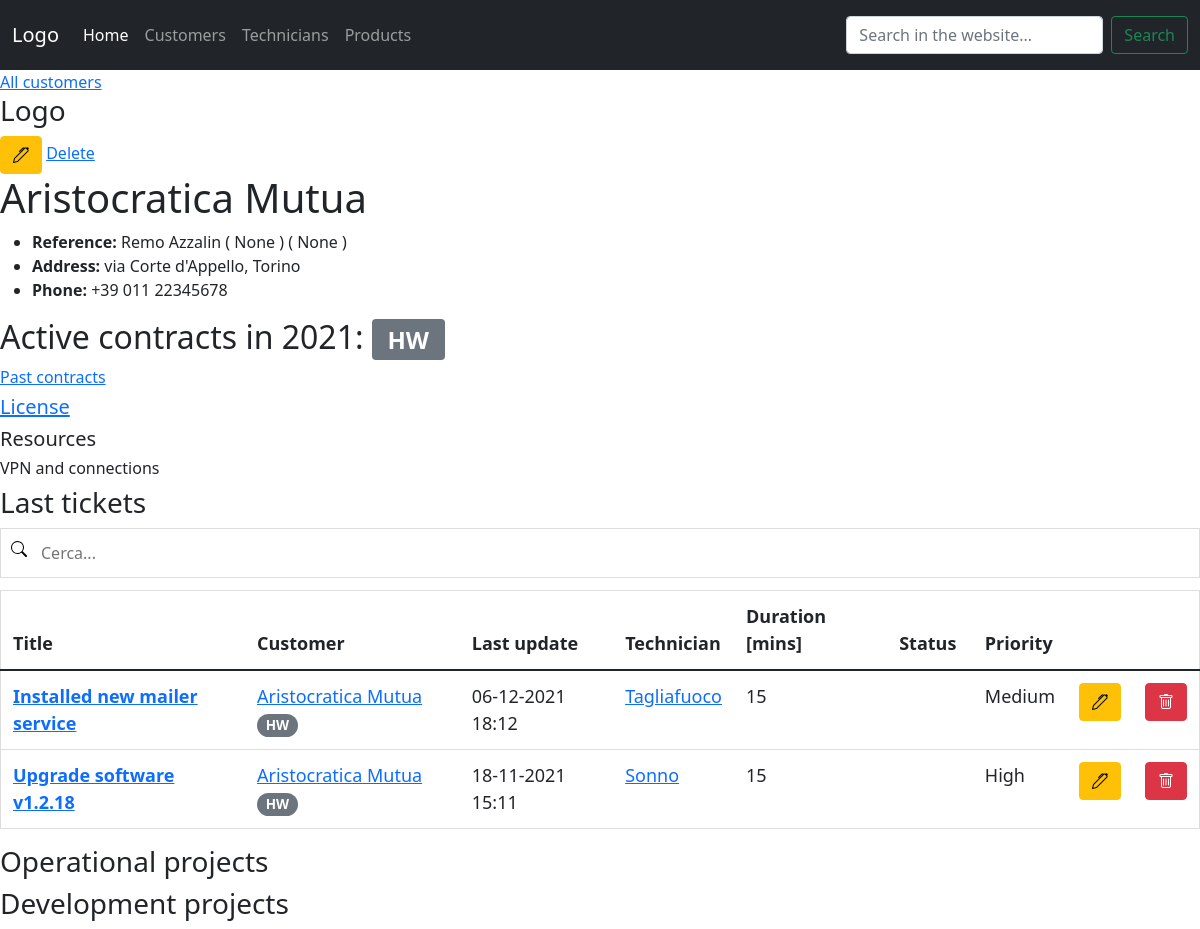
/customer/1, run on an earlier commit of the app's database.
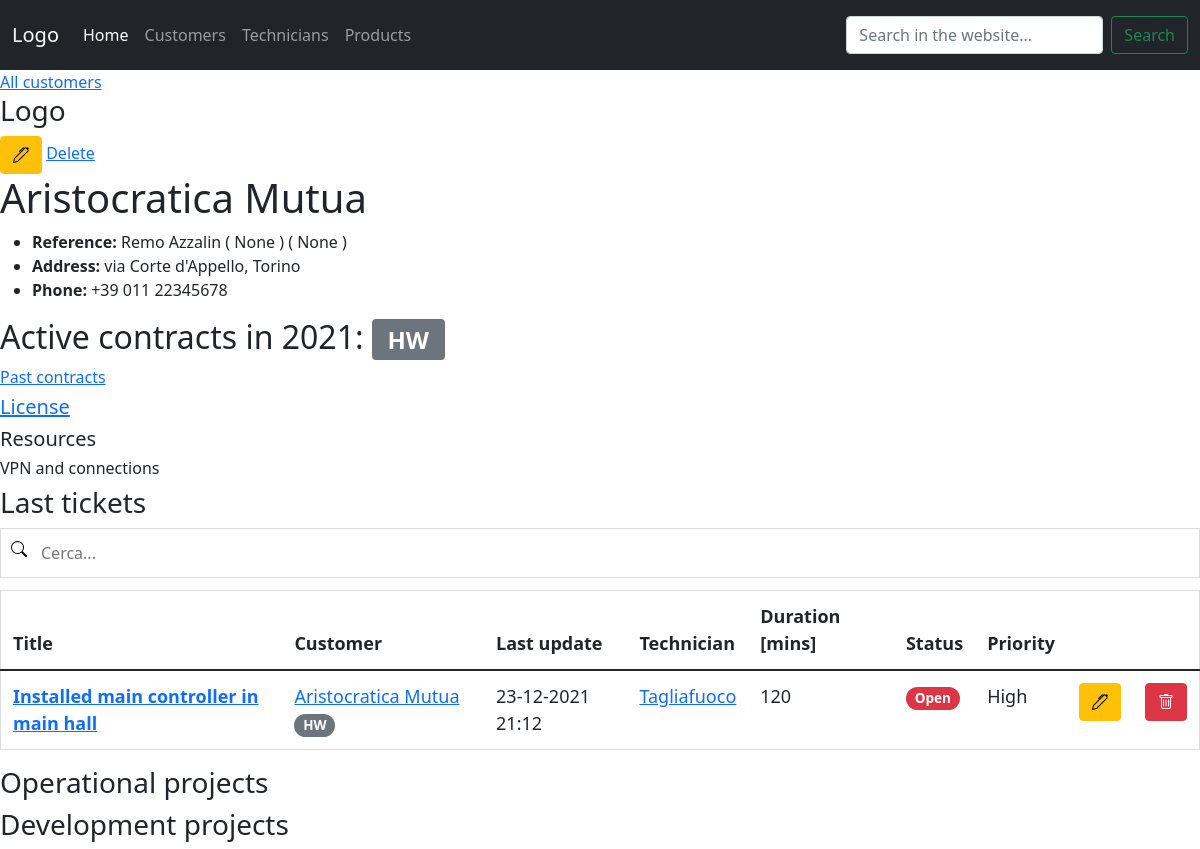
And on a later commit of the database.
### hotline/models.py (models this page shows, shortened)
class ticket(models.Model):
    customer_id = models.ForeignKey('customer', on_delete=models.PROTECT)
    technician_id = models.ForeignKey('technician', on_delete=models.PROTECT)
    products = models.ManyToManyField('product', blank=True)
    title = models.CharField(max_length=255, blank=True)
    updated_at = models.DateTimeField(auto_now=True)
    notes = models.TextField(blank=True)
    duration = models.IntegerField()
    status_id = models.ForeignKey('status', default='1', on_delete=models.PROTECT)
    priority_id = models.ForeignKey('priority', default='1', on_delete=models.PROTECT)
    created_at = models.DateTimeField(auto_now_add=True)
    order_number = models.IntegerField(null=True, blank=True)

class customer(models.Model):
    name = models.CharField(max_length=255)
    reference = models.CharField(max_length=255)
    reference_phone = models.CharField(max_length=50, null=True, blank=True)
    reference_email = models.CharField(max_length=50, null=True, blank=True)
    address = models.CharField(max_length=255, null=True, blank=True)
    phone = models.CharField(max_length=255, null=True, blank=True)
    sw_contract = BooleanField(default=False)
    hw_contract = BooleanField(default=False)
    def __str__(self):
        return self.name

class technician(models.Model):
    first_name = models.CharField(max_length=50)
    last_name = models.CharField(max_length=50)
    office_phone = models.CharField(max_length=15, null=True, blank=True)
    mobile_phone = models.CharField(max_length=15, null=True, blank=True)
    email = models.CharField(max_length=100, null=True, blank=True)
    department_id = ForeignKey('department', on_delete=models.PROTECT)
    def __str__(self):
        return self.last_name

class priority(models.Model):
    PRIORITY_COLORS = [
        ('red', 'Red'),
        ('orange', 'Orange'),
        ('yellow', 'Yellow'),
        ('green', 'Green'),
    ]
    name = models.CharField(max_length=50, default='low')
    color = models.CharField(max_length=50, default='green', choices=PRIORITY_COLORS)
    def __str__(self):
        return self.name

class status(models.Model):
    STATUS_COLORS = [     # Values from pill badges in Bootstrap
        ('bg-danger','red'),
        ('bg-warning','orange'),
        ('bg-light','white'),
        ('bg-success','green')
    ]
    name = models.CharField(max_length=50, default='pending')
    color = models.CharField(max_length=50, default='red', choices=STATUS_COLORS)
    def __str__(self):
        return self.name

### hotline/views.py (the view)
# urls.py: path('customer/<str:pk>', views.customer_detail, name="customer_detail"),
def customer_detail(request, pk):
    my_customer = customer.objects.get(id=pk)
    tickets = all_tickets.filter(customer_id=pk).order_by('-updated_at')
    current_year = datetime.now().year
    context = {
        'my_customer': my_customer,
        'tickets': tickets,
        'current_year': current_year
    }
    return render(request, 'hotline/customer_detail.html', context)

### hotline/templates/hotline/customer_detail.html (shortened to what this page needs)
{% extends 'hotline/home.html' %}
{% block content %}
<a href="{% url 'customer_list' %}">All customers</a>
<h3>Logo</h3>
<a href="{% url 'update_customer' my_customer.id %}"><span class="btn btn-warning"><i class="bi bi-pen"></i></span></a> <a href="#">Delete</a>
<h1>{{ my_customer.name }}</h1>
<ul>
    <li><b>Reference:</b> {{ my_customer.reference }} ( {{ my_customer.reference_phone }} ) ( {{ my_customer.reference_email }} )</li>
    <li><b>Address:</b> {{ my_customer.address }}</li>
    <li><b>Phone:</b> {{ my_customer.phone }}</li>
</ul>
<h2>Active contracts in {{ current_year }}:
    {% if my_customer.hw_contract == True %}
    <span class="badge bg-secondary">HW</span>
    {% endif %}
</h2>
<h6><a href="#">Past contracts</a></h6>
<h5><a href="#">License</a></h5>
<h5>Resources</h5>
<h6>VPN and connections</h6>
<h3>Last tickets</h3>
{% include 'hotline/ticket_table.html' %}
<h3>Operational projects</h3>
<h3>Development projects</h3>
{% endblock %}

### hotline/templates/hotline/ticket_table.html (shortened to what this page needs)
<input type="text" id="SearchInput" onkeyup="filterTable()" placeholder="Cerca..." title="Type in a name">
<table id="searchableTable" class="table table-responsive table-hover">
    <thead class="thead dark">
        <tr>
            <th scope="col">Title</th>
            <th scope="col">Customer</th>
            <th scope="col">Last update</th>
            <th scope="col">Technician</th>
            <th scope="col">Duration [mins]</th>
            <th scope="col">Status</th>
            <th scope="col">Priority</th>
            <th scope="col"></th>
            <th scope="col"></th>
        </tr>
    </thead>
    <tbody>
        {% for ticket in tickets %}
        <tr>
            <td><a href="{% url 'ticket_detail' ticket.id %}"><b>{{ticket.title}}</b></a></td>
            <td><a href="{% url 'customer_detail' ticket.customer_id.id %}">{{ticket.customer_id}}</a>
                {% if ticket.customer_id.hw_contract == True %}
                <span class="badge rounded-pill bg-secondary" data-bs-toogle="tooltip" data-bs-placement="top" title="HARDWARE maintenance contract for {{current_year}}">HW</span>
                {% endif %}
            </td>
            <td>{{ticket.updated_at|date:"d-m-Y H:m"}}</td>
            <td><a href="{% url 'technician_detail' ticket.technician_id.id %}">
                {{ticket.technician_id}}</a></td>
            <td>{{ticket.duration}}</td>
            <td><span class="badge rounded-pill {{ticket.status_id.color}}">{{ticket.status_id}}</span></td>
            <td>{{ticket.priority_id}}</td>
            <td><a href="{% url 'update_ticket' ticket.id %}"><span class="btn btn-warning"><i class="bi bi-pen"></i></span></a></td>
            <td><a href="#"><span class="btn btn-danger"><i class="bi bi-trash"></i></span></a></td>
        </tr>
        {% endfor %}
    </tbody>
</table>

What changed in the data, as far as the page shows it:
removed ticket: title "Installed new mailer service", customer_id "Aristocratica Mutua", updated_at "06-12-2021 18:12", technician_id "Tagliafuoco", duration "15", priority_id "Medium"
removed ticket: title "Upgrade software v1.2.18", customer_id "Aristocratica Mutua", updated_at "18-11-2021 15:11", technician_id "Sonno", duration "15", priority_id "High"
added ticket: title "Installed main controller in main hall", customer_id "Aristocratica Mutua", updated_at "23-12-2021 21:12", technician_id "Tagliafuoco", duration "120", status_id "Open", priority_id "High"
